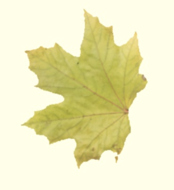
#> input picture mapple_jpg/1.PNG, 174 x 190 px, found by its file name; its folder holds 4 pictures in this run
$ python test_2.py
#> lines starting #> are read from the running program, lines starting #| are printed output that depends on the picture; after the words box and inside, x2 and y2 are one past the last pixel; in counts of white or black regions, pixels touching at a corner belong together
import cv2
import numpy as np
import os
from scipy.spatial import procrustes

def load_and_preprocess_image(image_path):
    # Read the image in grayscale
    image = cv2.imread(image_path, 0)
    # Apply a blur
    image_blurred = cv2.GaussianBlur(image, (5, 5), 0)
    # Binarize the image
    _, binary_image = cv2.threshold(image_blurred, 0, 255, cv2.THRESH_BINARY_INV + cv2.THRESH_OTSU)
    return binary_image

def find_largest_contour(binary_image):
    # Find all contours
    contours, _ = cv2.findContours(binary_image, cv2.RETR_EXTERNAL, cv2.CHAIN_APPROX_SIMPLE)
    # Return the largest contour
    return max(contours, key=cv2.contourArea)

def normalize_contour(contour, size=(100, 100)):
    # Ensure the contour is in the correct shape (n, 1, 2)
    if contour.shape[-1] != 2 or len(contour.shape) != 3:
        contour = contour.reshape(-1, 1, 2)

    # Compute the bounding box of the contour and then use it to compute the aspect ratio
    x, y, w, h = cv2.boundingRect(contour)
    aspect_ratio = float(w) / h

    # Compute the new width and height based on the aspect ratio
    if aspect_ratio > 1:
        # Width is greater than height, so width should be the larger dimension
        new_w = size[0]
        new_h = int(size[0] / aspect_ratio)
    else:
        # Height is greater than width, so height should be the larger dimension
        new_h = size[1]
        new_w = int(size[1] * aspect_ratio)

    # Compute the resize scale for both dimensions
    scale_x = new_w / w
    scale_y = new_h / h

    # Translate the contour to the origin and then scale
    normalized_contour = (contour - [x, y]) * [scale_x, scale_y]

    return normalized_contour.astype(np.int32)

def average_contours(contours):
    # This function averages a list of contours
    # We need to ensure that all contours have the same number of points
    # As an example, we're just going to take the first contour and resize the rest to match its size
    standard_length = len(contours[0])
    resized_contours = [cv2.resize(contour, (standard_length, 1), interpolation=cv2.INTER_LINEAR) for contour in contours]
    # Now we can simply take the mean of all resized contours
    mean_contour = np.mean(np.array(resized_contours), axis=0).astype(contours[0].dtype)
    return mean_contour

def process_leaf_images(folder_path):
    all_contours = []
    # Iterate over all images in the folder
    for filename in os.listdir(folder_path):
        if filename.lower().endswith(('.png', '.jpg', '.jpeg')):
            # Full path to the image
            image_path = os.path.join(folder_path, filename)
            # Preprocess the image
            binary_image = load_and_preprocess_image(image_path)
#> in load_and_preprocess_image, `image = cv2.imread(image_path, 0)`:
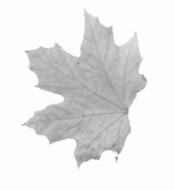
#> image: shape (190, 174); min 129, max 253, mean 229.9
#> in load_and_preprocess_image, `_, binary_image = cv2.threshold(image_blurred, 0, 255, cv2.THRESH_BINA..`:
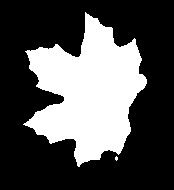
#> binary_image: shape (190, 174); 32.3% white; 2 white regions (1 under 20 px)
            # Find the largest contour
            largest_contour = find_largest_contour(binary_image)
#> in find_largest_contour, `contours, _ = cv2.findContours(binary_image, cv2.RETR_EXTERNAL, cv2.CH..`: contours = 2 contours, 1 with area under 20; largest, box (x1, y1, x2, y2) and area: (23, 12, 147, 167) 10390
#> largest_contour = contour of 283 points, box (x1, y1, x2, y2) (23, 12, 147, 167), area 10390
            # Normalize the contour
            normalized_contour = normalize_contour(largest_contour)
#> in normalize_contour, `x, y, w, h = cv2.boundingRect(contour)`: x = 23; y = 12; w = 124; h = 155
#> in normalize_contour, `aspect_ratio = float(w) / h`: aspect_ratio = 0.8
#> in normalize_contour, `new_w = int(size[1] * aspect_ratio)`: new_w = 80
#> in normalize_contour, `scale_x = new_w / w`: scale_x = 0.645
#> in normalize_contour, `normalized_contour = (contour - [x, y]) * [scale_x, scale_y]`: normalized_contour = 283 rows, first 8: [40, 0], [40, 12.9], [39.35, 13.55], [39.35, 16.77], [38.71, 17.42], [38.71, 18.71], [38.06, 19.35], [38.06, 20.65]
#> normalized_contour = contour of 283 points, box (x1, y1, x2, y2) (0, 0, 80, 100), area 4322
            all_contours.append(normalized_contour)
#> pass 2 of the loop in process_leaf_images, `for filename in os.listdir(folder_path):`:
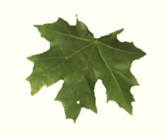
#> input picture mapple_jpg/10.PNG, 165 x 137 px, found by its file name
#> image: shape (137, 165)
#> in load_and_preprocess_image (call 2), `image_blurred = cv2.GaussianBlur(image, (5, 5), 0)`:
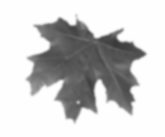
#> image_blurred: shape (137, 165); min 59, max 254, mean 204
#> in load_and_preprocess_image (call 2), `_, binary_image = cv2.threshold(image_blurred, 0, 255, cv2.THRESH_BINA..`:
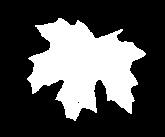
#> binary_image: shape (137, 165); 31.1% white; 1 white region
#> contours = 1 contour; box (x1, y1, x2, y2) and area: (27, 18, 146, 121) 6802
#> largest_contour = contour of 273 points, box (x1, y1, x2, y2) (27, 18, 146, 121), area 6802
#> in normalize_contour (call 2), `normalized_contour = (contour - [x, y]) * [scale_x, scale_y]`: normalized_contour = 273 rows, first 8: [26.05, 0], [26.05, 0.835], [23.53, 3.34], [22.69, 3.34], [21.85, 4.17], [17.65, 4.17], [16.81, 5.01], [14.29, 5.01]
#> in process_leaf_images, `normalized_contour = normalize_contour(largest_contour)`: normalized_contour = contour of 273 points, box (x1, y1, x2, y2) (0, 0, 100, 86), area 4766
#> pass 3 of the loop in process_leaf_images, `for filename in os.listdir(folder_path):`:
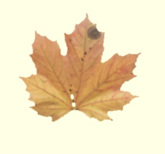
#> input picture mapple_jpg/11.PNG, 165 x 154 px, found by its file name
#> in load_and_preprocess_image (call 3), `image = cv2.imread(image_path, 0)`:
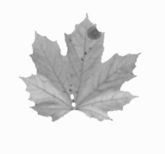
#> image: shape (154, 165); min 87, max 253, mean 226.2
#> image_blurred: shape (154, 165)
#> in load_and_preprocess_image (call 3), `_, binary_image = cv2.threshold(image_blurred, 0, 255, cv2.THRESH_BINA..`:
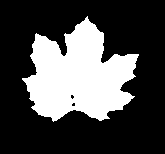
#> binary_image: shape (154, 165); 29.1% white; 1 white region
#> contours = 1 contour; box (x1, y1, x2, y2) and area: (22, 16, 139, 122) 7184
#> largest_contour = contour of 226 points, box (x1, y1, x2, y2) (22, 16, 139, 122), area 7184
#> in normalize_contour (call 3), `normalized_contour = (contour - [x, y]) * [scale_x, scale_y]`: normalized_contour = 226 rows, first 8: [55.56, 0], [53.85, 1.7], [53.85, 2.55], [52.14, 4.25], [51.28, 4.25], [48.72, 6.79], [47.01, 6.79], [45.3, 8.49]
#> in process_leaf_images, `normalized_contour = normalize_contour(largest_contour)`: normalized_contour = contour of 226 points, box (x1, y1, x2, y2) (0, 0, 100, 90), area 5203
#> the loop made 4 passes; the first 3 are shown

    # Average the contours
    average_contour = average_contours(all_contours)
    return average_contour

# Example usage
# Replace 'path_to_leaf_folder' with the actual folder path containing your leaf images
#> (the run stopped early here; a loop or call above may not have finished)
